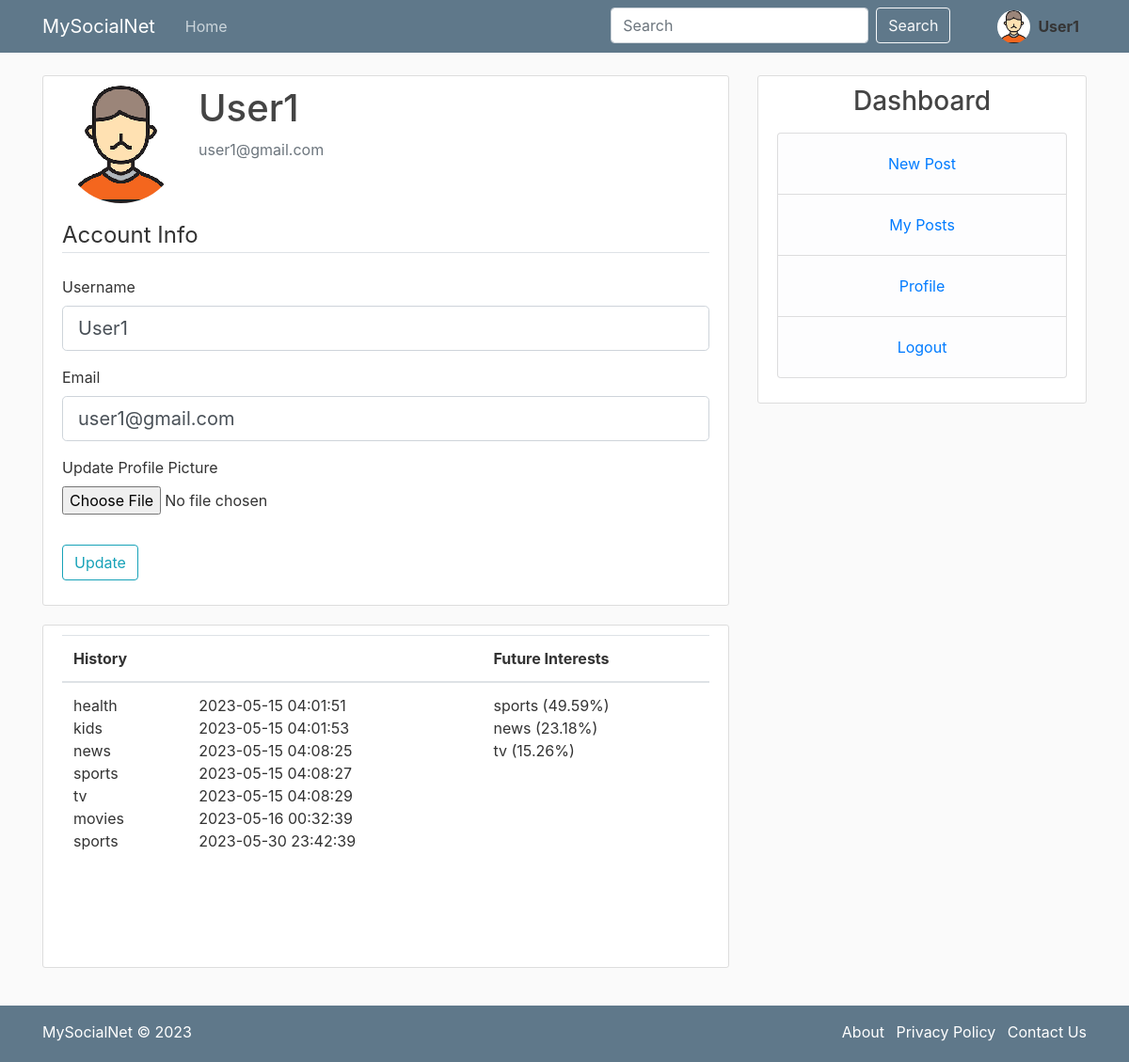
Page /account (signed in) on the committed database.
### social_media/models.py (models this page shows, shortened)
class User(db.Model, UserMixin):
    id = db.Column(db.Integer, primary_key=True)
    username = db.Column(db.String(20), unique=True, nullable=False)
    email = db.Column(db.String(120), unique=True, nullable=False)
    image_file = db.Column(db.String(20), nullable=False, default='default.jpg')
    password = db.Column(db.String(60), nullable=False)
    posts = db.relationship('Post', backref='author', lazy=True)
    history = db.Column(db.JSON)
    future = db.Column(db.String(300))

### social_media/routes.py (the view)
@app.route("/account", methods=['GET', 'POST'])
@login_required
def account():
    user = User.query.get_or_404(current_user.id)
    try:
        history = json.loads(user.history)
        history = history['pages_visited']
    except:
        history = None
    form = UpdateAccountForm()
    if form.validate_on_submit():
        if form.picture.data:
            picture_file = save_picture(form.picture.data)
            current_user.image_file = picture_file
        current_user.username = form.username.data
        current_user.email = form.email.data
        db.session.commit()
        flash('Your account has been updated!', 'success')
        return redirect(url_for('account'))
    elif request.method == 'GET':
        form.username.data = current_user.username
        form.email.data = current_user.email
    image_file = url_for('static', filename='profile_pics/' + current_user.image_file)
    return render_template('account.html', title='Account',
                           image_file=image_file, form=form, history=history)

### social_media/forms.py (shortened to what this page needs)
class UpdateAccountForm(FlaskForm):
    username = StringField('Username',
                           validators=[DataRequired(), Length(min=2, max=20)])
    email = StringField('Email',
                        validators=[DataRequired(), Email()])
    picture = FileField('Update Profile Picture', validators=[FileAllowed(['jpg', 'png'])])
    submit = SubmitField('Update')

### social_media/models.py (called while the page is built)
@login_manager.user_loader
def load_user(user_id):
    return User.query.get(int(user_id))

### social_media/templates/account.html (shortened to what this page needs)
{% extends "layout.html" %}
{% block content %}
    <div class="content-section" id="mahahahaha">
      <div class="media">
        <img class="rounded-circle account-img" src="{{ image_file }}">
        <div class="media-body">
          <h2 class="account-heading">{{ current_user.username }}</h2>
          <p class="text-secondary">{{ current_user.email }}</p>
        </div>
      </div>
        <form method="POST" action="" enctype="multipart/form-data">
            <fieldset class="form-group">
                <legend class="border-bottom mb-4">Account Info</legend>
                <div class="form-group">
                    {{ form.username.label(class="form-control-label") }}
                    {% if form.username.errors %}
                        {{ form.username(class="form-control form-control-lg is-invalid") }}
                        <div class="invalid-feedback">
                            {% for error in form.username.errors %}
                                <span>{{ error }}</span>
                            {% endfor %}
                        </div>
                    {% else %}
                        {{ form.username(class="form-control form-control-lg") }}
                    {% endif %}
                </div>
                <div class="form-group">
                    {{ form.email.label(class="form-control-label") }}
                    {% if form.email.errors %}
                        {{ form.email(class="form-control form-control-lg is-invalid") }}
                        <div class="invalid-feedback">
                            {% for error in form.email.errors %}
                                <span>{{ error }}</span>
                            {% endfor %}
                        </div>
                    {% else %}
                        {{ form.email(class="form-control form-control-lg") }}
                    {% endif %}
                </div>
                <div class="form-group">
                    {{ form.picture.label() }}
                    {{ form.picture(class="form-control-file") }}
                </div>
            </fieldset>
            <div class="form-group">
                {{ form.submit(class="btn btn-outline-info") }}
            </div>
        </form>
    </div>
    <div class="content-section contsec2" id="mahahahaha2">
        <table class="table" id="tablee">
            <thead>
                <tr>
                    <th>History</th>
                    <th></th>
                    <th>Future Interests</th>
                </tr>
            </thead>
            <tbody>
                <tr>
                <td>
                {% if history is none %}
                    <p>No history found for this user.</p>
                {% else %}
                {% for item in history %}
                    {{ item[0]}} <br>
                {% endfor %}
                </td>
                <td>
                {% for item in history %}
                    {{ item[1]}} <br>
                {% endfor %}
                </td>
                {%if current_user.future is not none %}
                {% set my_string = current_user.future %}
                {% set my_list = my_string.split(",") %}
                <td>
                {% for item in my_list %}
                    {{ item }}<br>
                {% endfor %}
                </td>
                {% endif %}
                {% endif %}
                </tr>
            </tbody>
        </table>
    </div>
{% endblock content %}

### social_media/templates/layout.html (shortened to what this page needs)
<!DOCTYPE html>
<html>
<head>
    <link rel="stylesheet" href="https://maxcdn.bootstrapcdn.com/bootstrap/4.0.0/css/bootstrap.min.css">
    <link rel="stylesheet" type="text/css" href="{{ url_for('static', filename='main.css') }}">
</head>
<body>
    <header class="site-header">
      <nav class="navbar navbar-expand-md navbar-dark bg-steel fixed-top">
        <div class="container">
          <a class="navbar-brand mr-4" href="/">MySocialNet</a>
          <div class="collapse navbar-collapse" id="navbarToggle">
            <div class="navbar-nav mr-auto">
              <a class="nav-item nav-link" href="{{ url_for('home') }}">Home</a>
            </div>
            <div class="navbar-nav">
              {% if current_user.is_authenticated %}
                <div id="search-bar">
                <form class="form-inline ml-auto" action="{{ url_for('search') }}" method="POST">
                <input class="form-control mr-sm-2" type="search" placeholder="Search" aria-label="Search" name="q" list="search-options" required>
                <button class="btn btn-outline-light my-2 my-sm-0" type="submit">Search</button>
                </form>
                </div>
                <img class="rounded-circle" src="{{ url_for('static', filename='profile_pics/' + current_user.image_file) }}" id = "pro-img">
                <a class="nav-item nav-link" href="{{ url_for('account') }}" style="color: rgb(53, 53, 53);"><b>{{current_user.username}}</b></a>
              {% else %}
                <a class="nav-item nav-link" href="{{ url_for('login') }}">Login</a>
                <a class="nav-item nav-link" href="{{ url_for('register') }}">Register</a>
              {% endif %}
            </div>
          </div>
        </div>
      </nav>
    </header>
    <main role="main" class="container">
      <div class="row">
        <div class="col-md-8">
          {% block content %}{% endblock %}
        </div>
        {% if current_user.is_authenticated %}
        <div class="col-md-4">
          <div class="content-section">
            <h3 style="text-align:center;">Dashboard</h3>
            <p class='text-muted'>
              <ul class="list-group" style="text-align:center;">
                <li class="list-group-item list-group-item-light"><a class="nav-item nav-link" href="{{ url_for('new_post') }}">New Post</a></li>
                <li class="list-group-item list-group-item-light"><a class="nav-item nav-link" href="{{ url_for('user_posts', username=current_user.username) }}">My Posts</a></li>
                <li class="list-group-item list-group-item-light"><a class="nav-item nav-link" href="{{ url_for('account') }}">Profile</a></li>
                <li class="list-group-item list-group-item-light"><a class="nav-item nav-link" href="{{ url_for('logout') }}">Logout</a></li>
              </ul>
            </p>
          </div>
        </div>
        {% endif %}
      </div>
    </main>
    <footer class="bg-steel text-white py-3">
      <div class="container">
        <div class="row">
          <div class="col-md-6">
            <p class="mb-0">MySocialNet &copy; 2023</p>
          </div>
          <div class="col-md-6">
            <ul class="list-inline mb-0 float-md-right">
              <li class="list-inline-item"><a class="text-white" href="{{ url_for('about') }}">About</a></li>
              <li class="list-inline-item"><a class="text-white" href="#">Privacy Policy</a></li>
              <li class="list-inline-item"><a class="text-white" href="https://www.facebook.com/">Contact Us</a></li>
            </ul>
          </div>
        </div>
      </div>
    </footer>
</body>
</html>

### social_media/static/main.css (style rules this page uses)
body { background: #fafafa; color: #333333; margin-top: 5rem; }
h1, h2, h3, h4, h5, h6 { color: #444444; }
.bg-steel { background-color: #5f788a; }
.site-header .navbar-nav .nav-link { color: #cbd5db; }
.content-section { background: #ffffff; padding: 10px 20px; border: 1px solid #dddddd; border-radius: 3px; margin-bottom: 20px; }
.account-img { height: 125px; width: 125px; margin-right: 20px; margin-bottom: 16px; }
.account-heading { font-size: 2.5rem; }
#search-bar { margin-right: 50px; }
footer { position: fixed; bottom: 0; width: 100%; height: 60px; background-color: #333; color: #fff; }
#tablee { margin-bottom: 100px; }
#mahahahaha { margin-bottom: 100px; }
#mahahahaha2 { margin-bottom: 100px; margin-top: -80px; }
#pro-img { height: 35px; width: 35px; margin-top: 3px; }

### rows in the picture
User: image_file (picture), username "User1", email "user1@gmail.com"

### other values in the picture
{{ item[0] }} "health" "kids" "news" "sports" "tv" "movies" "sports"
{{ item[1] }} "2023-05-15 04:01:51" "2023-05-15 04:01:53" "2023-05-15 04:08:25" "2023-05-15 04:08:27" "2023-05-15 04:08:29" "2023-05-16 00:32:39" "2023-05-30 23:42:39"
{{ item }} "sports (49.59%)" "news (23.18%)" "tv (15.26%)"
